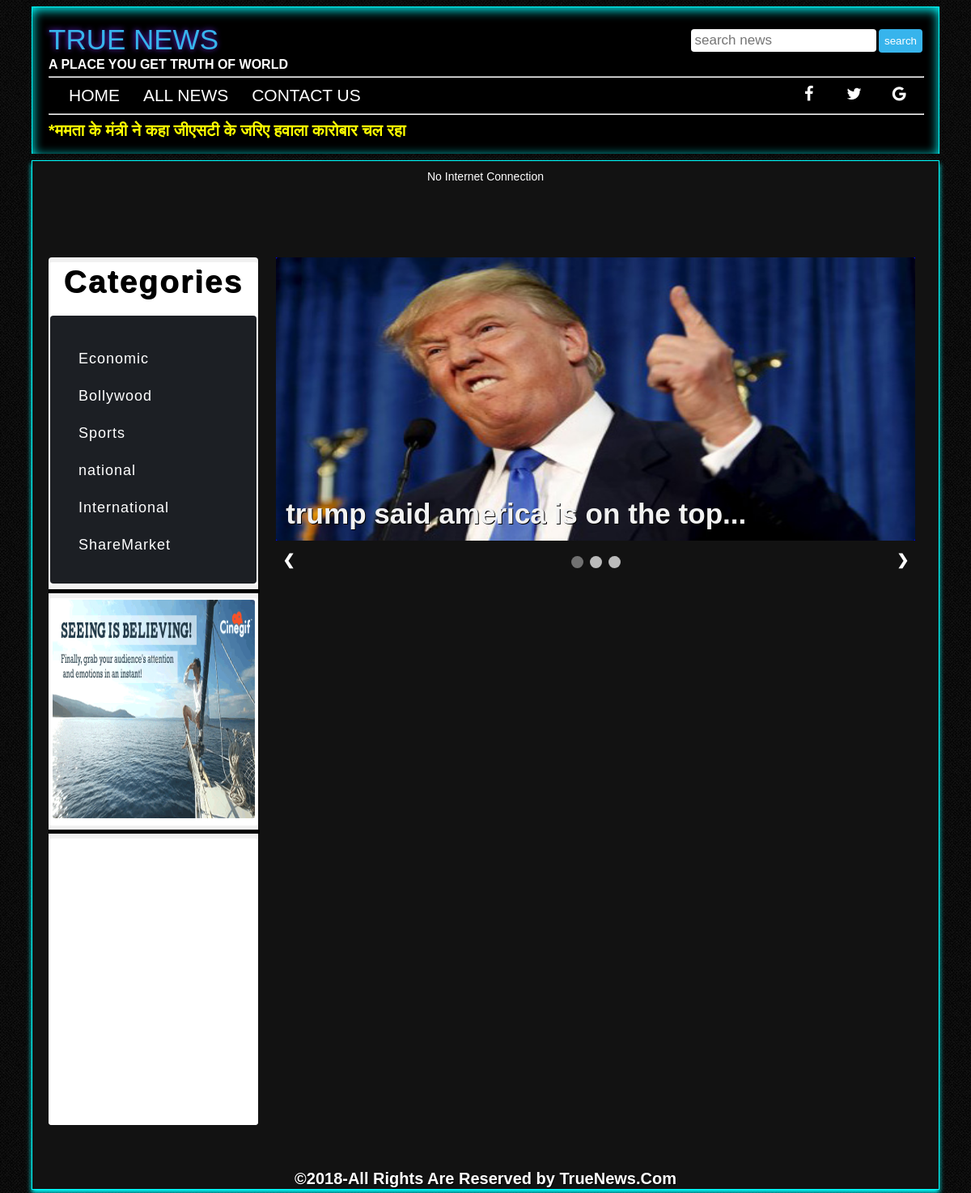
The page / on the database its author committed.
### tables this page shows
CREATE TABLE `category` (
  `category_id` int(11) NOT NULL,
  `category_title` text NOT NULL
);

### functions/functions.php (the view, shortened to what this page needs)
<?php
include("includes/database.php");
function getcategories()
						{
							global $con;
							$get_categories = "select * from category";
							$run_categories = mysqli_query($con,$get_categories);
							while ($array_categories = mysqli_fetch_array($run_categories))
								{
									$category_id = $array_categories['category_id'];
									$category_title = $array_categories['category_title'];
									echo "<li><a href='index.php?categories=$category_id'>$category_title</a></li>";
								}
						}
?>

### index.php (shortened to what this page needs)
<?php
include("includes/database.php");
include("functions/functions.php");
?>
<!DOCTYPE html>
<html>
<head>
	<link rel="stylesheet" type="text/css" media="all" href="styles/style.css">
    <link rel="stylesheet" href="https://cdnjs.cloudflare.com/ajax/libs/font-awesome/4.7.0/css/font-awesome.min.css">
</head>
			<header>
				<div id="logo">
				<h1>True News<span id="iisrt"> </span><div class="search-container">
                                <form method="get" action="result.php" enctype="multipart/form-data">
                                <input type="submit" name="search" value="search"/>
                                <input type="text" name="user_query" placeholder="search news"/>
                                </form>
                              </div></h1>
				<div id="tagline">
					<h2>A PLACE YOU GET TRUTH OF WORLD</h2>
				</div>
				</div>
                <hr>
				<nav>
					<ul>
						<li><a href="index.php">Home</a></li>
					    <li><a href="allnews.php">All News</a></li>
					    <li><a href="contact.php">Contact us</a></li>
                        <li><a style="float: right;" href="www.facebook.com" class="fa fa-facebook"></a></li>
                        <li><a style="float: right;" href="www.twitter.com" class="fa fa-twitter"></a></li>
                        <li><a style="float: right;" href="www.google.com" class="fa fa-google"></a></li>
					</ul>
				</nav>
                <hr>
            <div id="headline">
						<div id="headline_content">
							<marquee>
							<b style="color: yellow; text-align:center;">*ममता के मंत्री ने कहा जीएसटी के जरिए हवाला कारोबार चल रहा</b></marquee>
						</div>
					</div>
			</header>
<body id="home">
		<div id="wrapper">
			<div class="row">
                <div class="wet">
                <a class="weatherwidget-io" href="https://forecast7.com/en/28d0273d31/bikaner/" data-label_1="BIKANER" data-label_2="WEATHER" data-theme="dark" data-suncolor="#11bad1" style="width:1072px; border-radius:4px;" data-mooncolor="#3c44ac" ><p align="center">No Internet Connection</p></a>
</div>
			<div class="rightcolumn">
                <div class="card">
                  <h2>Categories</h2>
						<div class="cat">
							<?php
							getcategories();
							?>
                            </div>
					</div>
						<hr size="5" color="black" />
						<div class="card">
							<img src="imgs/ad.gif" height="270" width="250">
						</div>
				<hr size="5" color="black" />
                <div class="card" style="height: 350px">
              <div class="fb-page" data-href="https://www.facebook.com/Shri-Jain-PG-College-357137307670983/" data-tabs="timeline" data-small-header="true" data-adapt-container-width="true" data-hide-cover="false" data-show-facepile="true"><blockquote cite="https://www.facebook.com/Shri-Jain-PG-College-357137307670983/" class="fb-xfbml-parse-ignore"><a href="https://www.facebook.com/Shri-Jain-PG-College-357137307670983/">Shri Jain PG College</a></blockquote></div>
            </div>
        </div>
			<div class="leftcolumn">
					<div style="width:790px; height:350px; backgroung-color:red;" class="boxa">
                        <div class="slideshow-container">
                                <div class="mySlides fade">
                                       <?php
                                          $get_post = "select post_img1 from posts where post_id=(select max(post_id) from posts) ORDER BY post_id DESC LIMIT 1";
                                          $run_post = mysqli_query($con,$get_post);
                                          while ($row_post = mysqli_fetch_array($run_post))
                                          {
                                            $post_image1 = $row_post['post_img1'];
                                            echo
                                              "
                                                <div>
                                                  <img src = 'admin/post_img/$post_image1'  style='width:790px; height:350px;'/><br>
                                                </div>
                                              ";
                                          }
                                      ?>
                                  <div class="text">
                                     <?php
                                          $get_post = "select postt_title from posts where post_id=(select max(post_id) from posts) ORDER BY post_id DESC LIMIT 1";
                                          $run_post = mysqli_query($con,$get_post);
                                          while ($row_post = mysqli_fetch_array($run_post))
                                          {
                                            $post_title = $row_post['postt_title'];
                                            echo
                                              "
                                                <div>
                                                  <h3> $post_title </h3>
                                                </div>
                                              ";
                                          }
                                      ?>
                                  </div>
                                </div>
                                <a class="prev" style="float:left;" onclick="plusSlides(-1)">&#10094;</a>
                                <a class="next" style="float:right;" onclick="plusSlides(1)">&#10095;</a>
                                </div>
                                <br>
                                <div style="text-align:center">
                                  <span class="dot" onclick="currentSlide(1)"></span>
                                  <span class="dot" onclick="currentSlide(2)"></span>
                                  <span class="dot" onclick="currentSlide(3)"></span>
                                </div>
                </div>
                <div class="ourserv" >
                </div>
			</div>
                </div>
			<div>
				<div class="footer">
					<h1 align="center" style="color: white; padding-top: 55px; font-size: 20px;">©2018-All Rights Are Reserved by TrueNews.Com</h1>
				</div>
			</div>
		</div>
</body>
</html>

### styles/style.css (style rules this page uses)
img { border: none; border-radius: 3px; }
a { color: #fff; text-decoration: none; text-shadow: none; }
p { margin-bottom: 8px; }
* { margin: 0; padding: 0; list-style: none; }
body { background: url('../imgs/bg.png') repeat; font-family: Source, Tahoma, sans-serif; color: #fff; font-size: 14px; text-shadow: 1px 1px 0px #000; }
#wrapper { border: 1px solid aqua; width: 1080px; height: auto; margin: 4px auto; background-color: #121212; padding: 1px 20px; box-shadow: 0 4px 6px aqua; }
header { width: 1080px; border-top: 1px solid aqua; border-left: 1px solid aqua; border-right: 1px solid aqua; box-shadow: inset 0 3px 14px cyan; margin: 8px auto; position: sticky; top: 0; padding: 20px 20px; background-color: black; overflow: hidden; z-index: 100; }
header h1 { font-family: LeagueGothic, Impact, sans-serif; font-weight: normal; text-transform: uppercase; font-size: 2.5em; text-shadow: -1px 0px 7px #6826de; position: relative; width: 1080px; margin-bottom: 10px; color: #37b4ec; }
header h2 { font-size: 16px; text-decoration: solid; font-weight: bold; font-family: LeagueGothic, sans-serif; width: 500px; text-shadow: 1px 1px 0 #000; text-transform: uppercase; }
#tagline { margin-top: -8px; }
#logo, nav, nav li { display: inline-block; vertical-align: top; *display: inline; }
#logo { width: 100%; }
nav ul { display: block; }
nav a { float: left; color: #fff; font-family: LeagueGothic, sans-serif; text-decoration: none; font-size: 1.5em; margin-left: 25px; text-transform: uppercase; text-shadow: 1px 1px 0px #000; }
nav { margin: 10px 2px 0 0; float: left; margin-bottom: 10px; }
hr { color: brown; margin-top: 5px; width: 100%; }
.search-container { float: right; margin-left: auto; margin-top: 7px; }
.search-container input[type=text] { margin-left: 250px; padding: 4px; float:right; margin-top:inherit; font-size: 17px; border: none; border-radius: 4px; }
.search-container input[type=submit] { float: right; margin-left: 2.5px; padding: 7px; border: none; border-radius: 4px; color: #fff; background-color: #37b4ec; }
#headline { background-color: black; width:100%; height: 20px; border-radius: 5px; margin-top: 8px; }
#headline_content { font-size: 20px; margin-top: 5px; }
.leftcolumn { float: left; width: 75%; }
.row { margin-top: 10px; }
.wet { margin-bottom: 10px; height:98px; }
.rightcolumn { float: left; width: 24%; background-color: #f1f1f1; border-radius: 4px; }
.leftcolumn { margin-left: 2px; float: left; width: 75%; border-radius: 4px; }
.card { background:white; color: black; margin-top: 6px; font-family: LeagueGothic, sans-serif; padding: 2px; font-size: 26px; text-align: center; letter-spacing: 2px; border-radius: 4px; }
.cat { background-color: #1C1F24; border-radius: 4px; padding: 20px; margin-top: 20px; }
.cat li { text-align: left; list-style: none; margin: 15px; letter-spacing: 1px; }
.cat a { color: white; font-size: 18px; text-decoration: none; }
.ourserv { position: relative; margin-left: 2%; float:left; width:100%; max-height: 100; display: grid; grid-template-columns: repeat(3, 1fr); grid-gap: 15px; grid-auto-rows: 260px; height: 550px; overflow: auto; }
.slideshow-container { max-width: 1000px; position: relative; margin: auto; }
.prev, .next { cursor: pointer; position: static; width: auto; padding: 8px; margin-top: 2px; color: white; font-weight: bold; font-size: 18px; transition: 0.6s ease; border-radius: 0 3px 3px 0; user-select: none; }
.next { top:100; right: 0; border-radius: 3px 0 0 3px; }
.slideshow-container .text { color: #f2f2f2; font-size: 30px; padding: 8px 12px; position: absolute; bottom: 8px; width: 100%; text-align: left; }
.dot { cursor: pointer; height: 15px; width: 15px; margin: 0 2px; background-color: #bbb; border-radius: 50%; display: inline-block; transition: background-color 0.6s ease; }
.active, .dot:hover { background-color: #717171; }
.fade { -webkit-animation-name: fade; -webkit-animation-duration: 1.5s; animation-name: fade; animation-duration: 1.5s; }
.boxa { margin-left: 20px; background-color: blue; width: 90%; margin-bottom: 50px; }
.footer { bottom: 0px; clear: both; }

### index.php (style rules this page uses)
.fa { margin-top: 0px; padding-top: -5px; padding-right: 5px; font-size: 20px; width: 20px; text-align: center; text-decoration: none; border-radius: 50%; }
.fa-facebook { margin-left: 540px; margin-right: 2px; background: black; color: white; }
.fa-twitter { margin-right: 2px; background: black; color: white; }
.fa-google { background: black; color: white; }

### rows shown on the page
category: category_title "Economic"
category: category_title "Bollywood"
category: category_title "Sports"
category: category_title "national"
category: category_title "International"
category: category_title "ShareMarket"

### other values the page prints
$post_title "trump said america is on the top..."
